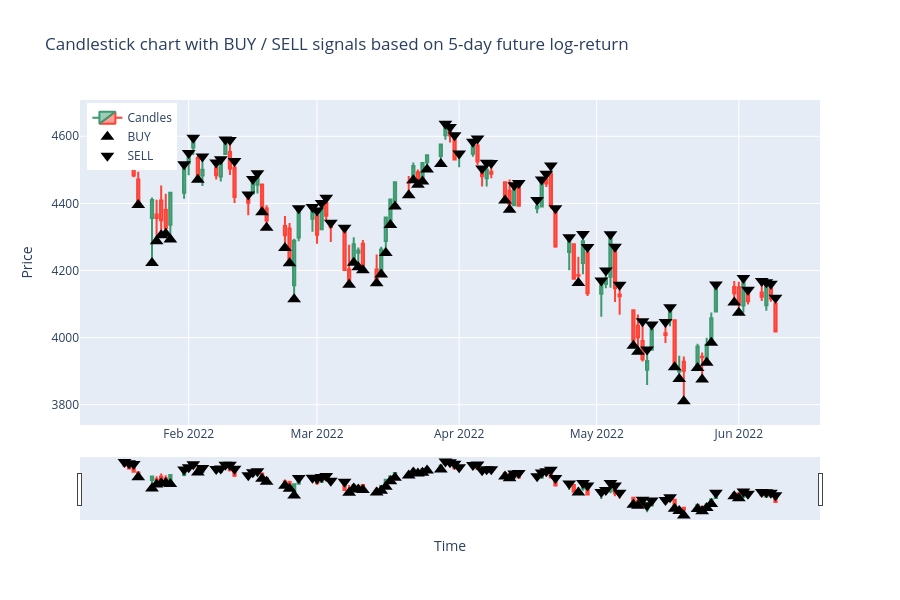

The cell this chart's notebook holds for it:
### Code cell
# Take a small sample (e.g. 100 points near the end)
df_slice = df_ta.iloc[-200:-100].copy()
# Identify signals
buy_signals = df_slice[df_slice['Target'] > 0.02]
sell_signals = df_slice[df_slice['Target'] < -0.02]
# Create candlestick figure
fig = go.Figure(data=[go.Candlestick(
    x=df_slice.index,   # use index for x-axis
    open=df_slice['Open'],
    high=df_slice['High'],
    low=df_slice['Low'],
    close=df_slice['Close'],
    name='Candles'
)])
# BUY signals (triangle-up)
fig.add_trace(go.Scatter(
    x=buy_signals.index,
    y=buy_signals['Low'],  # anchor near candle low
    mode='markers', 
    marker=dict(symbol='triangle-up', size=12, color='black'), 
    name='BUY'
))
# SELL signals (triangle-down)
fig.add_trace(go.Scatter(
    x=sell_signals.index,
    y=sell_signals['High'],  # anchor near candle high
    mode='markers', 
    marker=dict(symbol='triangle-down', size=12, color='black'),
    name='SELL'
))
fig.update_layout(
    title=f"Candlestick chart with BUY / SELL signals based on {HORIZON}-day future log-return",
    xaxis_title="Time", 
    yaxis_title="Price", 
    height=600,
    legend=dict(x=0.01, y=0.99)
)
path = "plots/improved_lstm_last_test_sample.png"
fig.write_image(path)
fig.show()
display(Image(filename=path)) # Display static image (GitHub-compatible)
